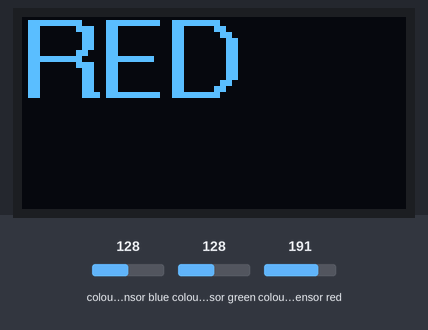
Bench run of a sketch on a simulated Arduino Uno, built with avr-gcc and run on an emulated ATmega328P. Parts: 128×64 one-colour display. Wiring (inferred from the names in the program): TCS3200 colour sensor: output pin 8; S2 pin 6; S3 pin 7; S0 pin 4; S1 pin 5. The inputs (shaded band) are chosen by the test bench; at power-on: colour sensor red 128, colour sensor green 128, colour sensor blue 128. The display library's start-up logo is not drawn; what the sketch prints to the serial monitor is not drawn.

1.3 s: colour sensor red set to 191
Above: at 1.52 s.
3.7 s: colour sensor red set to 5
6.7 s: colour sensor green set to 64
9.7 s: colour sensor red set to 64
12.7 s: colour sensor red set to 250
15.7 s: colour sensor red set to 64
Timing chart, 0 to 18.7 s (numbered marks = the images above; inputs shaded):
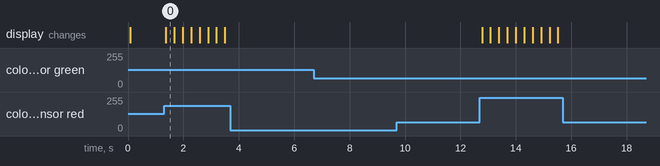

The sketch:

color_detection.ino
```cpp
#define S0 4
#define S1 5
#define S2 6
#define S3 7
#define sensorOut 8
#include <SPI.h>
#include <Wire.h>
#include <Adafruit_GFX.h>
#include <Adafruit_SSD1306.h>
#include <Fonts/FreeSans9pt7b.h>
#include <Fonts/FreeSans18pt7b.h>
#include <Fonts/FreeSans12pt7b.h>
#define OLED_RESET 0
Adafruit_SSD1306 display(OLED_RESET);
int frequency = 0;
int frequency0 = 0;

void setup() {
  pinMode(S0, OUTPUT);
  pinMode(S1, OUTPUT);
  pinMode(S2, OUTPUT);
  pinMode(S3, OUTPUT);
  pinMode(sensorOut, INPUT);
  display.clearDisplay(); // clear display

   display.begin(SSD1306_SWITCHCAPVCC, 0x3C);
   display.display();
   display.clearDisplay();
   display.setFont(&FreeSans9pt7b);
  display.setCursor(0,0);
  Serial.begin(9600);
}

void loop() {
  digitalWrite(S2, LOW);
  digitalWrite(S3, LOW);
  frequency = pulseIn(sensorOut, LOW);
  frequency = map(frequency, 25, 72, 255, 0);
  Serial.print("R = ");
  Serial.println(frequency);
  if (frequency >= 230) {
    display.clearDisplay();
  display.setTextSize(2);
  display.setTextColor(WHITE);
  display.setCursor(0, 25);
    display.println("RED");
  display.display();
  }
  else{
        display.clearDisplay();
  display.setTextSize(1);
  display.setTextColor(WHITE);
  display.setCursor(0, 25);
    display.println("no color");
  display.display();
    }


  digitalWrite(S2, HIGH);
  digitalWrite(S3, HIGH);
  frequency0 = pulseIn(sensorOut, LOW);
  frequency0 = map(frequency, 25,70,255,0);
    Serial.print("B = ");
  Serial.println(frequency);
  if (frequency0 >= 230) {
    display.clearDisplay();
  display.setTextSize(2);
  display.setTextColor(WHITE);
  display.setCursor(0, 25);
  display.println("BLUE");
  display.display();
  }
    else{
        display.clearDisplay();
  display.setTextSize(1);
  display.setTextColor(WHITE);
  display.setCursor(0, 25);
    display.println("no color");
  display.display();
    }
}
```

Measured:
- after the input at 1.3 s, the display: changes after 0.07 s (image 0)
- after the input at 3.7 s, every drawn part: stays the same
- after the input at 6.7 s, every drawn part: stays the same
- after the input at 9.7 s, every drawn part: stays the same
- after the input at 15.7 s, every drawn part: stays the same
